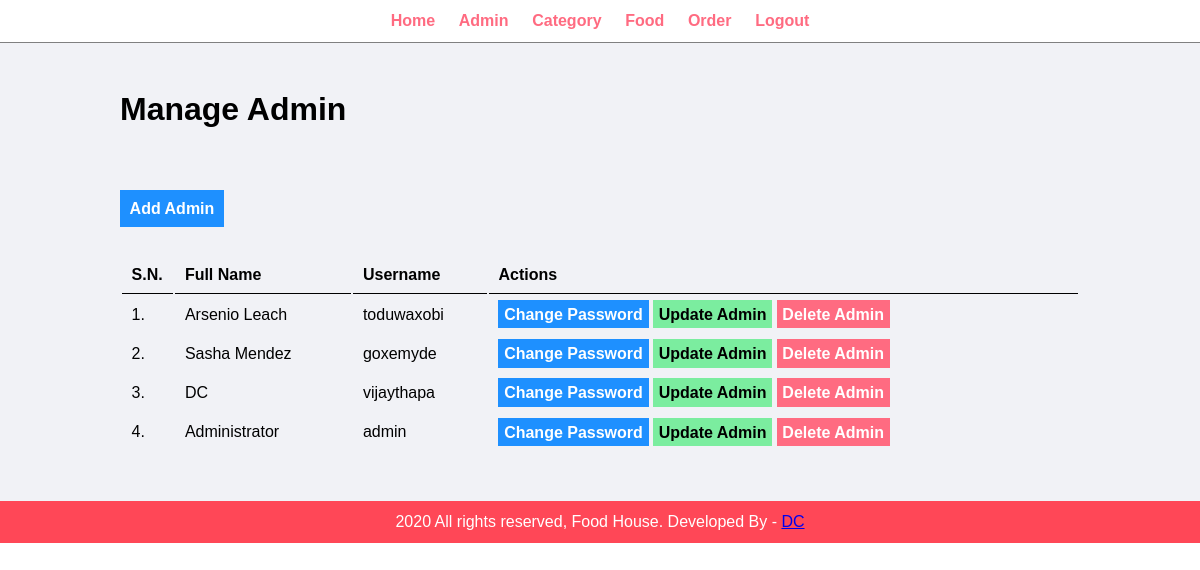
Screenshot of /admin/manage-admin.php (signed in) with the database file from the repository.
### tables this page shows
CREATE TABLE `d_admin` (
  `id` int(10) UNSIGNED NOT NULL,
  `full_name` varchar(100) NOT NULL,
  `username` varchar(100) NOT NULL,
  `password` varchar(255) NOT NULL
);

### admin/manage-admin.php (the view, shortened to what this page needs)
<?php include('partials/menu.php'); ?>
        <div class="main-content">
            <div class="wrapper">
                <h1>Manage Admin</h1>
                <br />
                <br><br><br>
                <a href="add-admin.php" class="btn-primary">Add Admin</a>
                <br /><br /><br />
                <table class="tbl-full">
                    <tr>
                        <th>S.N.</th>
                        <th>Full Name</th>
                        <th>Username</th>
                        <th>Actions</th>
                    </tr>
                    <?php
                        $sql = "SELECT * FROM d_admin";
                        $res = mysqli_query($conn, $sql);
                        if($res==TRUE)
                        {
                            $count = mysqli_num_rows($res);
                            $sn=1;
                            if($count>0)
                            {
                                while($rows=mysqli_fetch_assoc($res))
                                {
                                    $id=$rows['id'];
                                    $full_name=$rows['full_name'];
                                    $username=$rows['username'];
                                    ?>
                                    <tr>
                                        <td><?php echo $sn++; ?>. </td>
                                        <td><?php echo $full_name; ?></td>
                                        <td><?php echo $username; ?></td>
                                        <td>
                                            <a href="<?php echo SITEURL; ?>admin/update-password.php?id=<?php echo $id; ?>" class="btn-primary">Change Password</a>
                                            <a href="<?php echo SITEURL; ?>admin/update-admin.php?id=<?php echo $id; ?>" class="btn-secondary">Update Admin</a>
                                            <a href="<?php echo SITEURL; ?>admin/delete-admin.php?id=<?php echo $id; ?>" class="btn-danger">Delete Admin</a>
                                        </td>
                                    </tr>
                                    <?php
                                }
                            }
                            else
                            {
                            }
                        }
                    ?>
                </table>
            </div>
        </div>
<?php include('partials/footer.php'); ?>

### css/admin.css (style rules this page uses)
* { margin: 0; padding: 0; font-family: Arial, Helvetica, sans-serif; }
.wrapper { padding: 1%; width: 80%; margin: 0 auto; }
.tbl-full { width: 100%; }
table tr th { border-bottom: 1px solid black; padding: 1%; text-align: left; }
table tr td { padding: 1%; }
.btn-primary { background-color: #1e90ff; padding: 1%; color: white; text-decoration: none; font-weight: bold; }
.btn-secondary { background-color: #7bed9f; padding: 1%; color: black; text-decoration: none; font-weight: bold; }
.btn-danger { background-color: #ff6b81; padding: 1%; color: white; text-decoration: none; font-weight: bold; }
.main-content { background-color: #f1f2f6; padding: 3% 0; }

### rows the page displays
d_admin: full_name "Arsenio Leach", username "toduwaxobi"
d_admin: full_name "Sasha Mendez", username "goxemyde"
d_admin: full_name "DC", username "vijaythapa"
d_admin: full_name "Administrator", username "admin"
